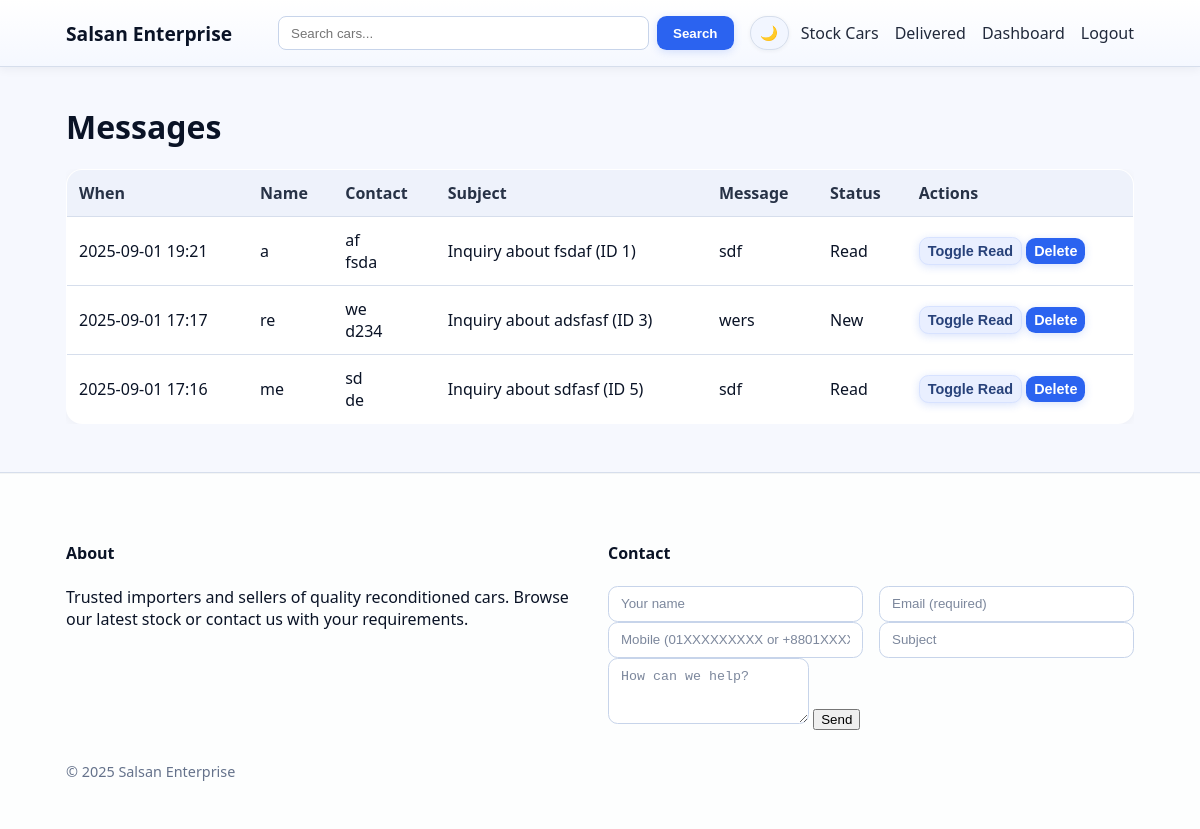
Page /admin/messages (signed in) on the earlier database version.
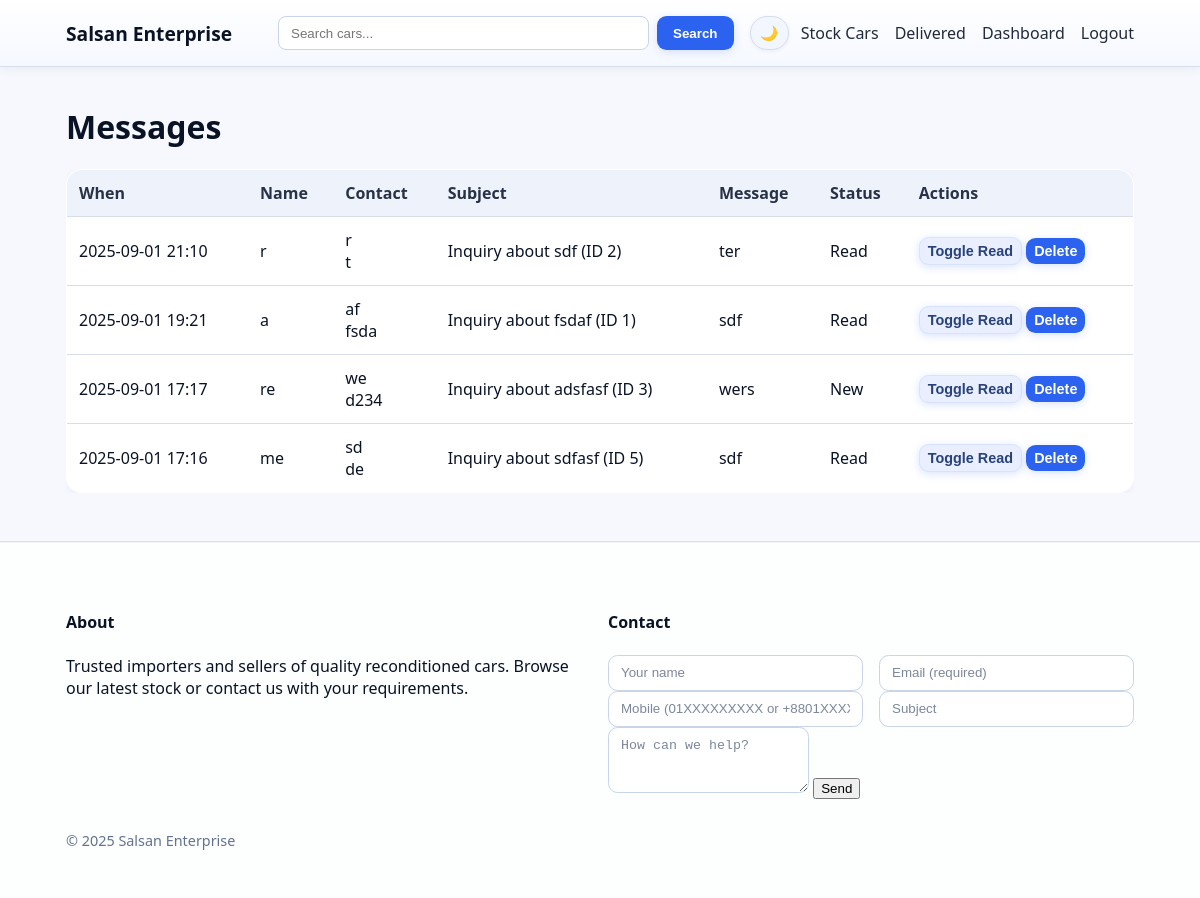
Same page on the later database version.
### models.py (models this page shows)
class Message(db.Model):
    __tablename__ = "messages"
    id = db.Column(db.Integer, primary_key=True)
    name = db.Column(db.String(120), nullable=False)
    email = db.Column(db.String(120))
    phone = db.Column(db.String(50))
    subject = db.Column(db.String(200))
    body = db.Column(db.Text, nullable=False)
    created_at = db.Column(db.DateTime, default=datetime.utcnow)
    is_read = db.Column(db.Boolean, default=False, index=True)

### app.py (the view)
    @app.route("/admin/messages")
    @login_required
    def admin_messages():
        msgs = Message.query.order_by(Message.created_at.desc()).all()
        return render_template("admin/messages.html", messages=msgs)

### templates/admin/messages.html (shortened to what this page needs)
{% extends "base.html" %}
{% block content %}
<h1>Messages</h1>
<div class="table-scroll">
  <table class="table admin-list">
  <thead>
    <tr><th>When</th><th>Name</th><th>Contact</th><th>Subject</th><th>Message</th><th>Status</th><th>Actions</th></tr>
  </thead>
  <tbody>
  {% for m in messages %}
    <tr class="{{ '' if m.is_read else 'unread' }}">
      <td>{{ m.created_at.strftime('%Y-%m-%d %H:%M') }}</td>
      <td>{{ m.name }}</td>
      <td>
        {% if m.email %}<div>{{ m.email }}</div>{% endif %}
        {% if m.phone %}<div>{{ m.phone }}</div>{% endif %}
      </td>
      <td>{{ m.subject or '—' }}</td>
      <td style="max-width:400px">{{ m.body }}</td>
      <td>{{ 'Read' if m.is_read else 'New' }}</td>
      <td class="nowrap">
        <form action="{{ url_for('admin_messages_toggle_read', msg_id=m.id) }}" method="post" style="display:inline">
          <button class="btn small secondary">Toggle Read</button>
        </form>
        <form action="{{ url_for('admin_messages_delete', msg_id=m.id) }}" method="post" style="display:inline" onsubmit="return confirm('Delete this message?')">
          <button class="btn small danger">Delete</button>
        </form>
      </td>
    </tr>
  {% else %}
    <tr><td colspan="7" class="muted">No messages.</td></tr>
  {% endfor %}
  </tbody>
</table>
</div>
{% endblock %}

Differences in the rows shown:
added Message: created_at "2025-09-01 21:10", name "r", email "r", phone "t", subject "Inquiry about sdf (ID 2)", body "ter", is_read "Read"
